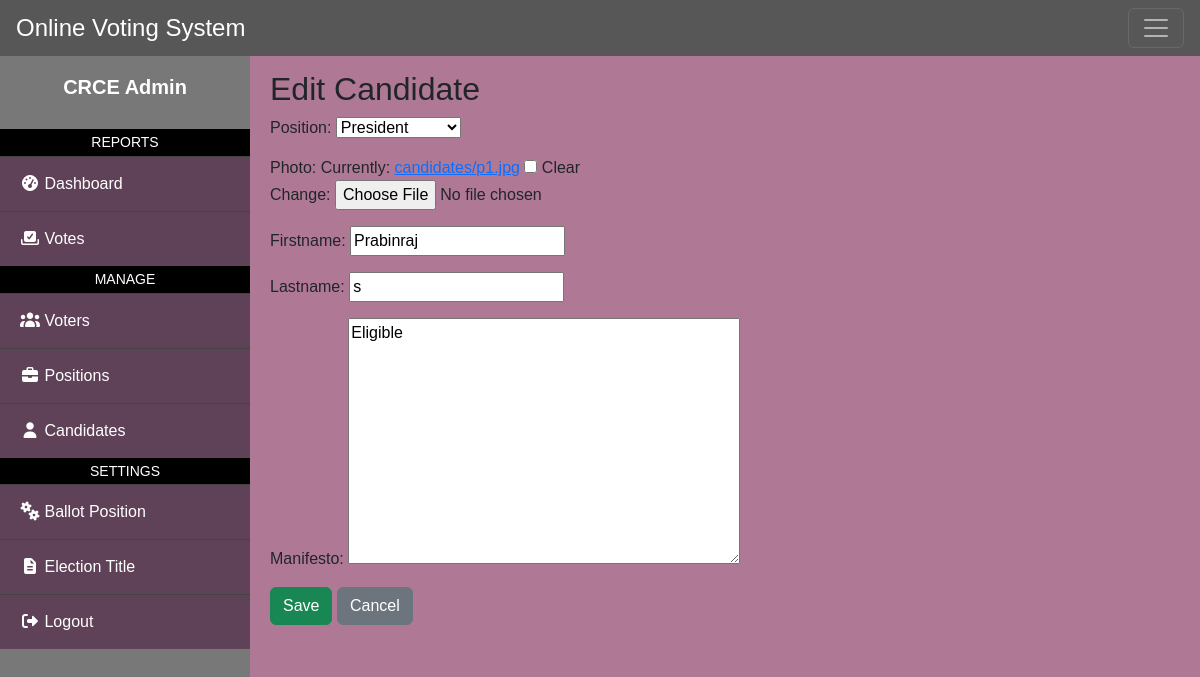
The app's page /edit_candidates/1/edit/ with its own data.
### ops_app/models.py (models this page shows, shortened)
class Candidate(models.Model):
    STATUS_CHOICES = (
        ("Pending", "Pending"),
        ("Approved", "Approved"),
        ("Rejected", "Rejected"),
    )
    firstname = models.CharField(max_length=100)
    lastname = models.CharField(max_length=100)
    email = models.EmailField(null=True, blank=True)
    manifesto = models.TextField(null=True, blank=True)
    status = models.CharField(max_length=20, choices=STATUS_CHOICES, default="Pending")
    applied_at = models.DateTimeField(default=timezone.now)  # ✅ FIXED
    position = models.ForeignKey(Position, on_delete=models.CASCADE, null=True, blank=True)
    photo = models.ImageField(upload_to="candidates/", null=True, blank=True)

### ops_app/views.py (the view)
# urls.py: path("edit_candidates/<int:candidate_id>/edit/", views.edit_candidate, name="edit_candidate"),
def edit_candidate(request, candidate_id):
    candidate = get_object_or_404(Candidate, id=candidate_id)
    if request.method == "POST":
        form = CandidateForm(request.POST, request.FILES, instance=candidate)
        if form.is_valid():
            form.save()
            return redirect("candidates_admin")
    else:
        form = CandidateForm(instance=candidate)
    return render(request, "edit_candidate.html", {"form": form, "candidate": candidate})

### ops_app/forms.py
class CandidateForm(forms.ModelForm):
    class Meta:
        model = Candidate
        fields = ["position", "photo", "firstname", "lastname", "manifesto"]

### ops_app/models.py (called while the page is built)
    def __str__(self):
        return self.description

### ops_app/templates/edit_candidate.html (shortened to what this page needs)
{% extends "base.html" %}
{% block content %}
<h2>Edit Candidate</h2>
<form method="post" enctype="multipart/form-data">
  {{ form.as_p }}
  <button type="submit" class="btn btn-success">Save</button>
  <a href="{% url 'candidates_admin' %}" class="btn btn-secondary">Cancel</a>
</form>
{% endblock %}

### ops_app/templates/base.html (style rules this page uses)
body { margin: 0; font-family: Arial, sans-serif; background-color: #f5f5f5; }

### records on screen
Candidate: position "President", firstname "Prabinraj", lastname "s", manifesto "Eligible"
